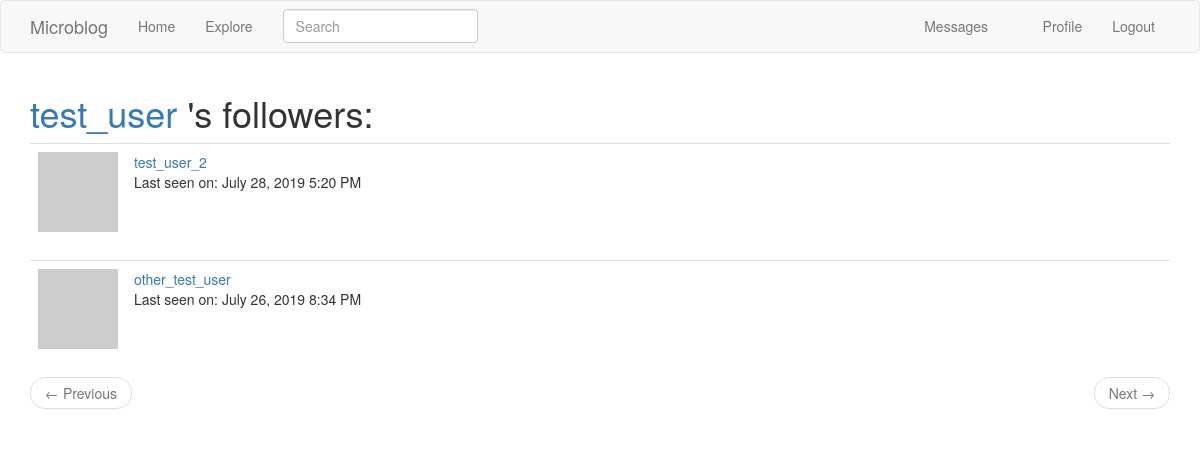
/user/test_user/followers (signed in), run on the app's committed database.
### app/models.py (models this page shows, shortened)
class PaginatedAPIMixin(object):
    @staticmethod
    def to_collection_dict(query, page, per_page, endpoint, **kwargs):
        resources = query.paginate(page, per_page, False)
        data = {
            'items': [item.to_dict() for item in resources.items],
            '_meta': {
                'page': page,
                'per_page': per_page,
                'total_pages': resources.pages,
                'total_items': resources.total
            },
            '_links': {
                'self': url_for(endpoint, page=page, per_page=per_page, **kwargs),
                'next': url_for(endpoint, page=page+1, per_page=per_page, **kwargs) if resources.has_next else None,
                'prev': url_for(endpoint, page=page-1, per_page=per_page, **kwargs) if resources.has_prev else None
            }
        }
        return data

class User(UserMixin, PaginatedAPIMixin, db.Model):
    id = db.Column(db.Integer, primary_key=True)
    username = db.Column(db.String(64), index=True, unique=True)
    email = db.Column(db.String(120), index=True, unique=True)
    about_me = db.Column(db.String(140))
    last_seen = db.Column(db.DateTime, default=datetime.utcnow)
    password_hash = db.Column(db.String(128))
    posts = db.relationship('Post', backref='author', lazy='dynamic')
    followed = db.relationship('User', secondary=followers, primaryjoin=(followers.c.follower_id == id),
                               secondaryjoin=(followers.c.followed_id == id),
                               backref=db.backref('followers', lazy='dynamic'), lazy='dynamic')
    messages_sent = db.relationship('Message', foreign_keys='Message.sender_id',backref='author', lazy='dynamic')
    messages_received = db.relationship('Message', foreign_keys='Message.recipient_id', backref='recipient',
                                        lazy='dynamic')
    last_message_read_time = db.Column(db.DateTime)
    notifications = db.relationship('Notification', backref='user', lazy='dynamic')
    api_token = db.Column(db.String(32), index=True, unique=True)
    api_token_expiration = db.Column(db.DateTime)
    @login.user_loader
    def load_user(id):
        return User.query.get(int(id))
    def avatar(self, size):
        digest = md5(self.email.lower().encode('utf-8')).hexdigest()
        return 'https://www.gravatar.com/avatar/{}?d=identicon&s={}'.format(digest, size)
    def new_messages(self):
        last_read_time = self.last_message_read_time or datetime(1900, 1, 1)
        return Message.query.filter_by(recipient=self).filter(Message.timestamp > last_read_time).count()

### app/main/routes.py (the view)
@bp.route('/user/<username>/followers')
@login_required
def followers(username):
    user = User.query.filter_by(username=username).first_or_404()
    page = request.args.get('page', 1, type=int)
    followers = user.followers.paginate(page, current_app.config['POSTS_PER_PAGE'], False)
    next_url = url_for('main.followers', page=followers.next_num) if followers.has_next else None
    prev_url = url_for('main.followers', page=followers.prev_num) if followers.has_prev else None
    return render_template('followers.html', user=user, followers=followers.items,
                           title=user.username + '\'s Followers', next_url=next_url, prev_url=prev_url,
                           mode='followers')

### app/main/forms.py
class SearchForm(FlaskForm):
    q = StringField(_l('Search'), validators=[DataRequired()])
    def __init__(self, *args, **kwargs):
        if 'formdata' not in kwargs:
            kwargs['formdata'] = request.args
        if 'csrf_enabled' not in kwargs:
            kwargs['csrf_enabled'] = False
        super(SearchForm, self).__init__(*args, **kwargs)

### app/main/routes.py (called while the page is built)
@bp.before_app_request
def before_request():
    if current_user.is_authenticated:
        current_user.last_seen = datetime.utcnow()
        db.session.commit()
        g.search_form = SearchForm()
    g.locale = str(get_locale())

### app/models.py (called while the page is built)
    @classmethod
    def before_commit(cls, session):
        session._changes = {
            'add': list(session.new),
            'update': list(session.dirty),
            'delete': list(session.deleted)
        }

    @classmethod
    def after_commit(cls, session):
        for obj in session._changes['add']:
            if isinstance(obj, SearchableMixin):
                add_to_index(obj.__tablename__, obj)
        for obj in session._changes['update']:
            if isinstance(obj, SearchableMixin):
                add_to_index(obj.__tablename__, obj)
        for obj in session._changes['delete']:
            if isinstance(obj, SearchableMixin):
                remove_from_index(obj.__tablename__, obj)
        session._changes = None

### app/templates/followers.html
{% extends "base.html" %}
{% block app_content %}
    <h1>
        <span class="user_popup">
            <a href="{{ url_for('main.user_profile', username=user.username) }}">{{ user.username }}</a>
        </span>
        {% if mode == 'followers' %}
        's followers:
        {% else %}
        is following:
        {% endif %}
    </h1>
    {% for follower in followers %}
        {% include '_user.html' %}
    {% endfor %}
    <nav aria-label="...">
        <ul class="pager">
            <li class="previous {% if not prev_url %} disabled{% endif %}">
                <a href="{{ prev_url or '#' }}">
                    <span aria-hidden="true">&larr;</span> {{ _('Previous') }}
                </a>
            </li>
            <li class="next {% if not next_url %} disabled{% endif %}">
                <a href="{{ next_url or '#' }}">
                    {{ _('Next') }} <span aria-hidden="true">&rarr;</span>
                </a>
            </li>
        </ul>
    </nav>
{% endblock %}

### app/templates/_user.html
    <table class="table table-hover">
        <tr>
            <td width="70px">
                <a href="{{ url_for('main.user_profile', username=follower.username) }}">
                    <img src="{{ follower.avatar(70) }}" />
                </a>
            </td>
            <td>
                <span class="user_popup">
                    <a href=" {{ url_for('main.user_profile', username=follower.username) }}">
                        {{ follower.username }}
                    </a>
                </span>
                {% if follower.last_seen %}
                <p>{{ _('Last seen on: ') }} {{ moment(follower.last_seen).format('LLL') }}</p>
                {% endif %}
            </td>
        </tr>
    </table>

### data on the page
User: username "test_user"
User: username "test_user_2", last_seen "July 28, 2019 5:20 PM"
User: username "other_test_user", last_seen "July 26, 2019 8:34 PM"
